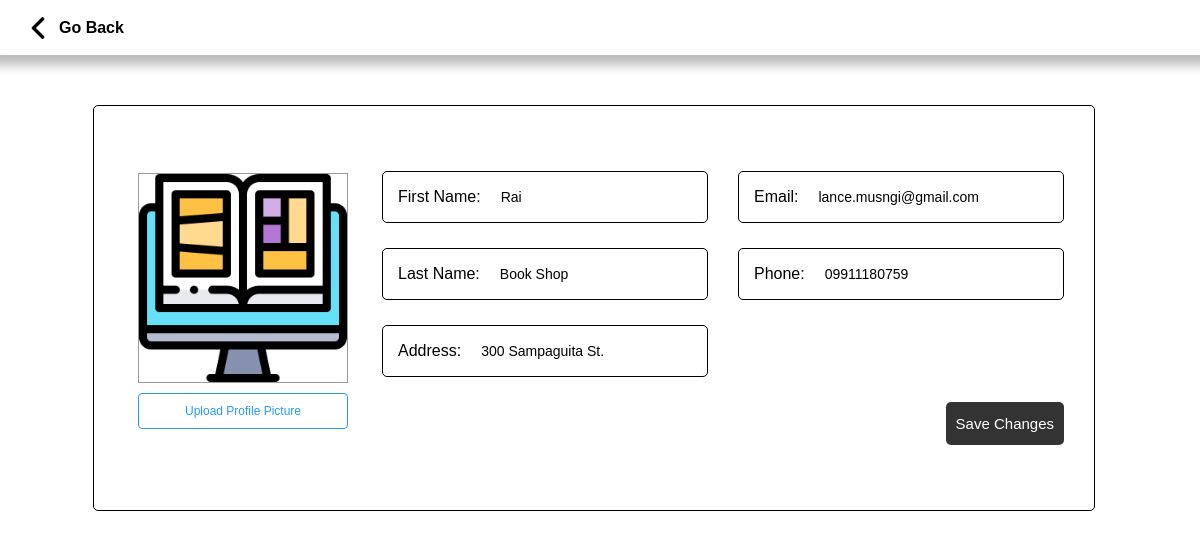
Page /aedituser.php on the earlier database version.
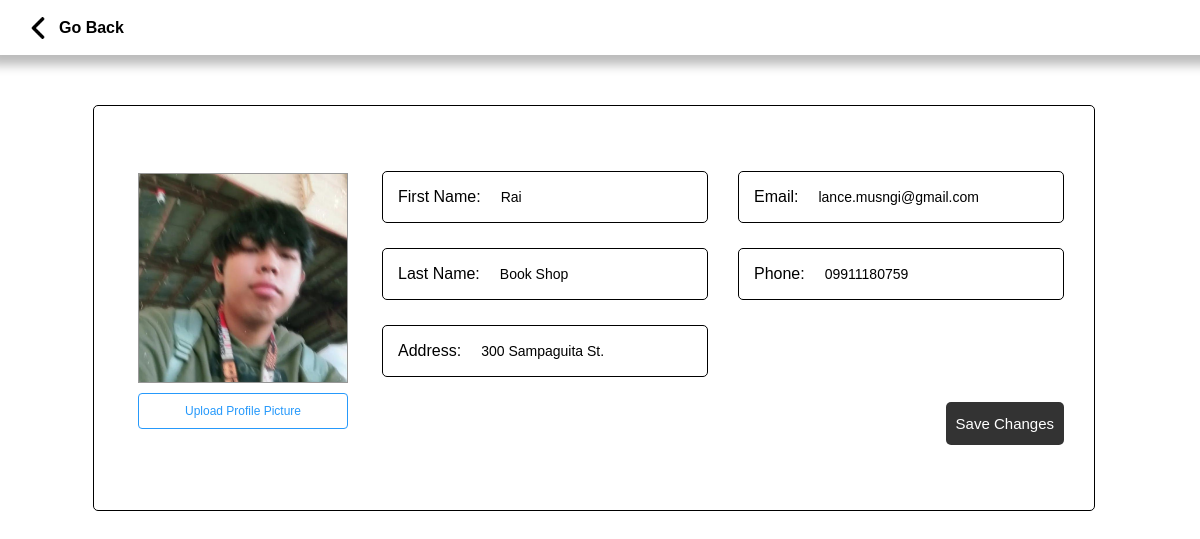
Same page on the later database version.
### tables this page shows
CREATE TABLE `users` (
  `UserID` int(11) NOT NULL,
  `FName` varchar(50) NOT NULL,
  `LName` varchar(50) NOT NULL,
  `username` varchar(50) NOT NULL,
  `password` varchar(100) NOT NULL,
  `email` varchar(50) NOT NULL,
  `phone` varchar(15) DEFAULT NULL,
  `address` varchar(200) DEFAULT NULL,
  `attempt` int(11) NOT NULL,
  `block` int(11) NOT NULL,
  `admin` int(1) NOT NULL,
  `profile` varchar(200) NOT NULL,
  `verification` varchar(10) NOT NULL,
  `verification_code` varchar(10) NOT NULL
);

### query.php (called while the page is built, shortened)
<?php
$queryAdmin = mysqli_query($con, "SELECT * FROM users WHERE UserID = '1'");
$rowUser2 = mysqli_fetch_assoc($queryAdmin);
$alocation = $rowUser2["profile"];
$aFName = $rowUser2["FName"];
$aLName = $rowUser2["LName"];
$aemail = $rowUser2["email"];
$aaddress = $rowUser2['address'];
$aphone = $rowUser2['phone'];

### aedituser.php (the view, shortened to what this page needs)
<!DOCTYPE html>
<html>
<head>
    <link rel="stylesheet" href="css/stylemain.css">
    <link rel="stylesheet" href="css/header.css">
    <?php
    include("connect.php");
    include("query.php");
    ?>
</head>
<body>
    <header >
        <a href="admin.php" class="ahead">
        <img src="Image\left-arrow.png" width="22">
            <h4>Go Back</h4>
        </a>
     </header>
    <section></a>
        <div class="wrapper" id="w1">
            <form action="" method="post" enctype="multipart/form-data">
                <div class="wedit">
                    <div class="weditimg">
                        <?php
                        echo "<img id='profileImage' src='$alocation' alt='Profile Picture'>";
                        ?>
                        <label class="btn-upload-img">
                            Upload Profile Picture <input type="file" id="img" name="img" accept="image/*">
                        </label>
                    </div>
                    <div class="weform">
                        <div class="inweform">
                            <div class="weitem">
                                <div class="border">
                                    <p>First Name:</p>
                                </div>
                                <?php
                                echo "<input type='text' name='first_name' value='$aFName'>";
                                ?>
                            </div>
                            <div class="weitem">
                                <div class="border">
                                    <p>Last Name:</p>
                                </div>
                                <?php
                                echo "<input type='text' name='last_name' value='$aLName'>";
                                ?>
                            </div>
                            <div class="weitem">
                                <div class="border">
                                    <p>Address:</p>
                                </div>
                                <?php
                                echo "<input type='text' name='address' value='$aaddress'>";
                                ?>
                            </div>
                        </div>
                        <div class="inweform">
                            <div class="weitem">
                                <div class="border">
                                    <p>Email:</p>
                                </div>
                                <?php
                                echo "<input type='text' name='email' id='emailInput' value='$aemail' style='text-transform: none;' pattern='.*\.com' title='Please enter a valid email address'>";
                                ?>
                            </div>
                            <div class="weitem">
                                <div class="border">
                                    <p>Phone:</p>
                                </div>
                                <?php
                                echo "<input type='tel' name='phone' value='$aphone' pattern='^(\d{11}|\d{12}|\d{13})?$' title='Enter 11 or 13 digits'>";
                                ?>
                            </div>
                            <label class="btn-save">
                                <div class="btnsave">
                                    Save Changes <input formaction="aupdateuser.php" type="submit" name="submit">
                                </div>
                            </label>
                        </div>
                    </div>
                </div>
            </form>
        </div>
    </section>
</body>
</html>

Differences in the rows shown:
changed users "Rai": profile: a different picture
